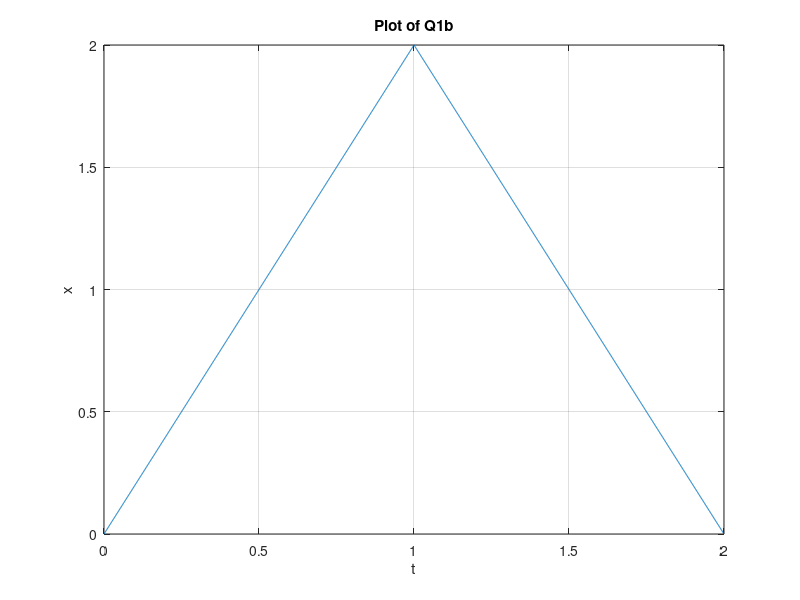

Reproduce this figure in MATLAB.
%{
****************************************************************************
* Copyright         : 2024 Jaylen Avtarovski
* File Name         : Q1b.m
* Description       : This file contains the code for Question 1b in Tute 1
*
****************************************************************************
%}

% define t (1000 points between 0 & 2
t = 0:0.001:2;

% define x as a matrix of zeros the same size as t
x = zeros(size(t));

% define x in terms of t for each section
x(t >= 0 & t <= 1) = 2 * t(t >=0 & t <= 1);
x(t > 1 & t <= 2) = (-2 * t(t > 1 & t <=2)) + 4;

% plot the function
figure, plot(t, x); 
grid on;
xlabel('t');
ylabel('x');
title('Plot of Q1b');
axis([0 2 0 2]);